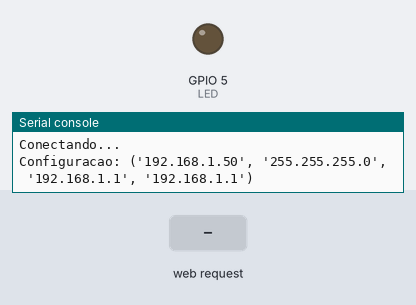
The program below on a simulated ESP8266 board running MicroPython. Parts: output pins drawn as LEDs (lit = HIGH), the last lines printed to the serial console. The test bench sets the inputs (shaded band). WiFi joins after 1.5 s.

Above: at 2.7 s.
2.8 s: HTTP request GET /?LED=ON received
At 3.9 s:
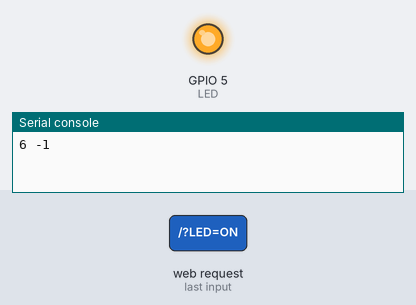
4.3 s: HTTP request GET /?LED=OFF received
At 5.0 s:
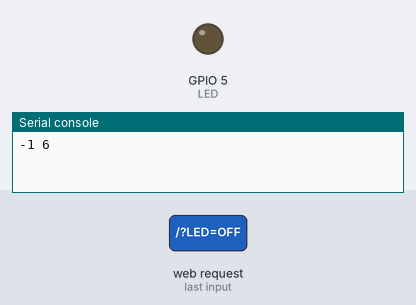
Timing chart, 0 to 7.3 s (numbered marks = the images above; inputs shaded):
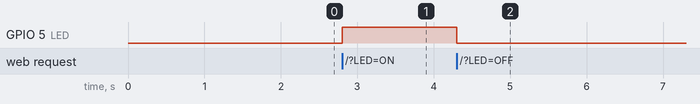

The program:

servled.py
```python
import network
import socket
import machine

html = """<!DOCTYPE html>
<html>
<head><title>ESP8266 LED ON/OFF</title>
<meta charset="utf-8">
<meta name="viewport" content="width=device-width, initial-scale=1">
<link rel="stylesheet" href="https://maxcdn.bootstrapcdn.com/bootstrap/4.0.0-beta.2/css/bootstrap.min.css">
<script src="https://ajax.googleapis.com/ajax/libs/jquery/3.2.1/jquery.min.js"></script>
<script src="https://cdnjs.cloudflare.com/ajax/libs/popper.js/1.12.6/umd/popper.min.js"></script>
<script src="https://maxcdn.bootstrapcdn.com/bootstrap/4.0.0-beta.2/js/bootstrap.min.js"></script>
</head>
<body>
<div class="container">
<form>
<h1>LED:</h1>
<p align="center">
<button name="LED" value="ON" type="submit" class="btn btn-success btn-lg">Ligar</button>&nbsp;&nbsp;
<button name="LED" value="OFF" type="submit" class="btn btn-danger btn-lg">Desligar</button><br />
</p>
</form>
</div>
</body>
</html>
"""

#Configuracao do pino
LED = machine.Pin(5, machine.Pin.OUT) # GPIO5 = D1

#Configuracao do Wi-Fi
sta_if = network.WLAN(network.STA_IF)
if not sta_if.isconnected():
  print('Conectando...')
  sta_if.active(True)
  sta_if.connect('COLOCAR_AP', 'COLOCAR_SENHA')
  while not sta_if.isconnected():
    pass
print('Configuracao:', sta_if.ifconfig())

#Configuracao do Socket e do Webserver
s = socket.socket(socket.AF_INET, socket.SOCK_STREAM)
s.bind(('', 80))
s.listen(5)
while True:
  conn, addr = s.accept()
  print("Conexao de %s" % str(addr))
  request = conn.recv(1024)
  print("Conteudo = %s" % str(request))
  request = str(request)
  LEDON = request.find('/?LED=ON')
  LEDOFF = request.find('/?LED=OFF')
  print (LEDON, LEDOFF)
  if LEDON == 6:
    LED.value(1)
  if LEDOFF == 6:
    LED.value(0)
  response = html
  conn.send(response)
  conn.close()
```

Measured:
- after the input at 2.8 s, GPIO 5 (LED): LOW → HIGH at once
- after the input at 4.3 s, GPIO 5 (LED): HIGH → LOW at once
